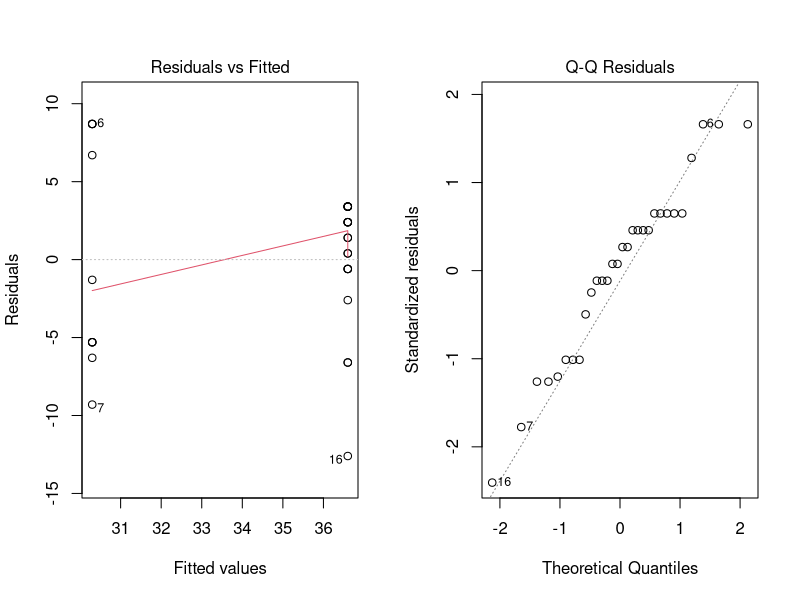
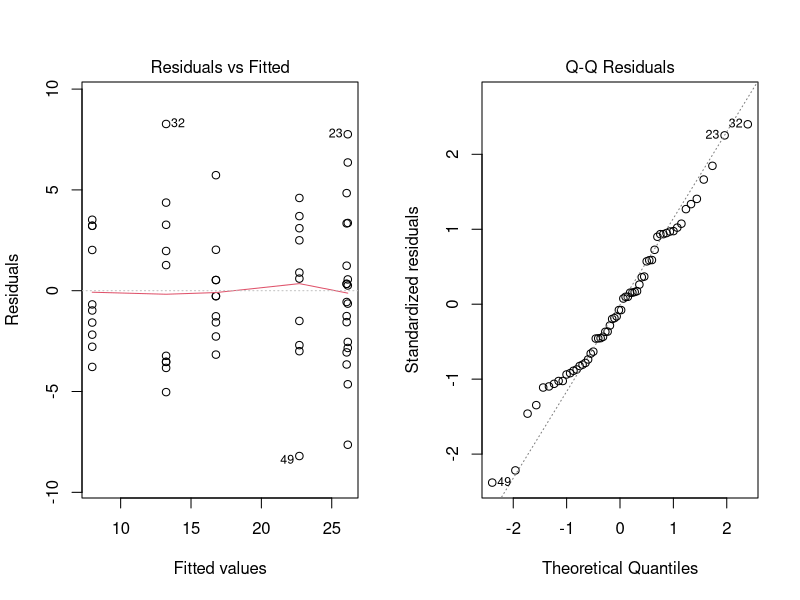
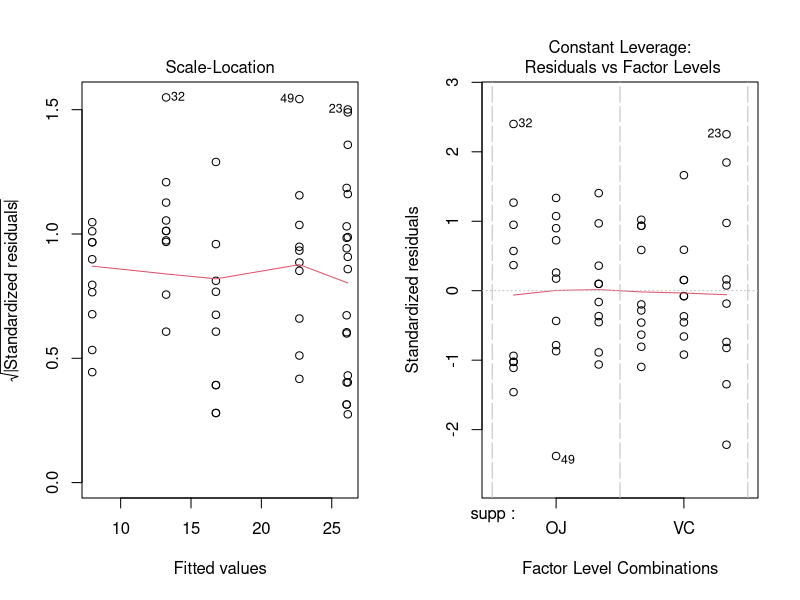
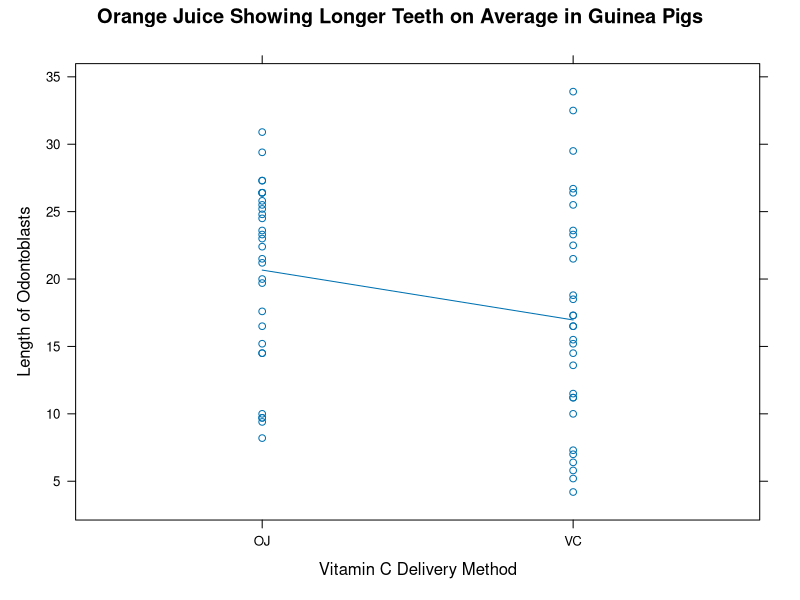
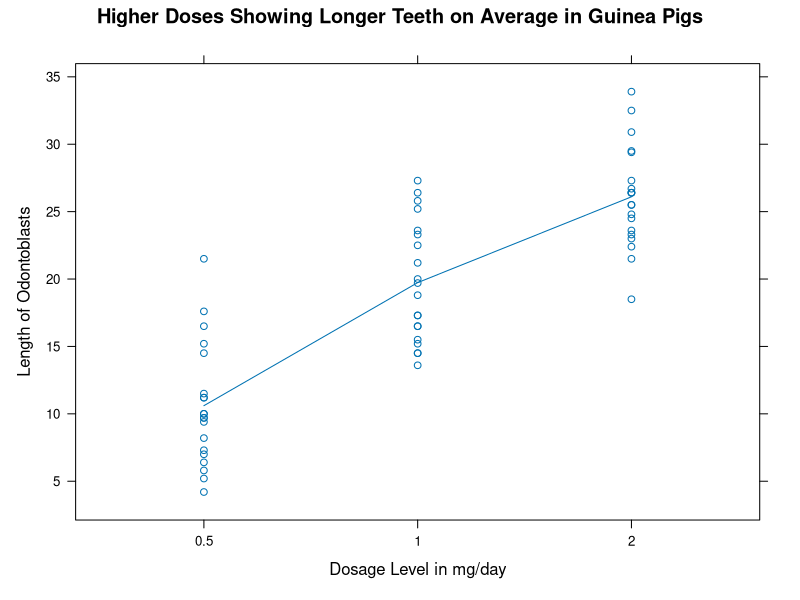

These figures' R source, in order:
library(car) 
friendly.aov <- aov(correct ~ condition, data=Friendly)
summary(friendly.aov)
par(mfrow=c(1,2))
plot(friendly.aov, which=1:2)


data(ToothGrowth)

ToothGrowth$dose <- as.factor(ToothGrowth$dose)
ToothGrowth$supp <- as.factor(ToothGrowth$supp)

anova_result <- aov(len ~ supp * dose, data = ToothGrowth)
summary(anova_result)

plot(anova_result)


library(lattice)
xyplot(len ~ supp, data=ToothGrowth, type=c("p","a"),
       main="Orange Juice Showing Longer Teeth on Average in Guinea Pigs",
       ylab="Length of Odontoblasts", xlab="Vitamin C Delivery Method")

aggregate(len ~ supp, ToothGrowth, mean)

xyplot(len ~ dose, data=ToothGrowth, type=c("p","a"),
       main="Higher Doses Showing Longer Teeth on Average in Guinea Pigs",
       ylab="Length of Odontoblasts", xlab="Dosage Level in mg/day")
